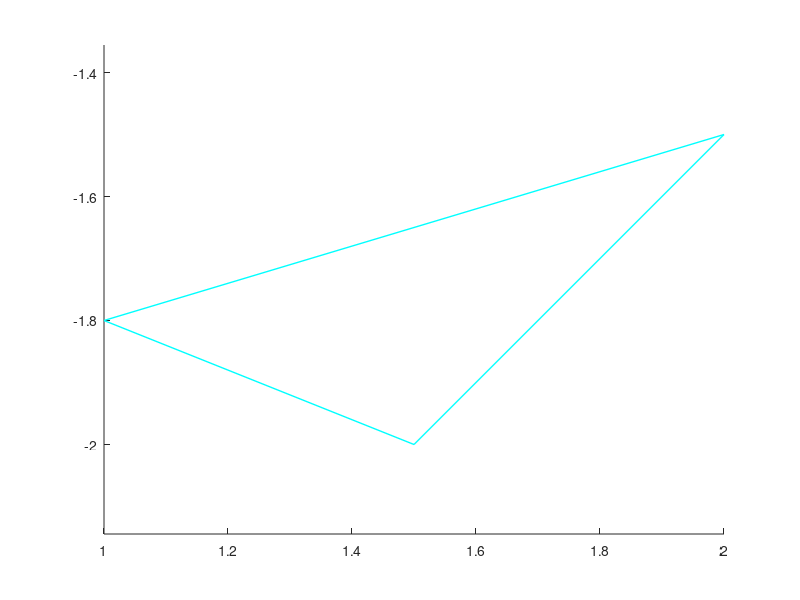

This figure's MATLAB source: (Note: this script raises an error after producing the figure.)
A0=[1.5, -2];
B0=[2, -1.5];
C0=[1,-1.8];
figure(1);
hold on;
axis equal;
line([A0(1),B0(1)],[A0(2),B0(2)],'color','cyan','LineStyle','-','LineWidth',1);
line([A0(1),C0(1)],[A0(2),C0(2)],'color','cyan','LineStyle','-','LineWidth',1);
line([B0(1),C0(1)],[B0(2),C0(2)],'color','cyan','LineStyle','-','LineWidth',1);
a0=norm(B0-C0);
b0=norm(A0-C0);
c0=norm(A0-B0);
delta=min([a0,b0,c0]);
%delta=gcd(round(c0*100),gcd(round(b0*100),round(a0*100)))/10000.0;
A=[0, 0];
B=[9, 8];
C=[-2,6];
[O,r]=inscribedCircle(A,B,C);
%circle(O(1),O(2),r);

BO=O-B;
OD=r*BO/norm(BO);
D=O+OD;
%text(D(1),D(2),'D','HorizontalAlignment','left','FontSize',12);
%line([D(1),O(1)],[D(2),O(2)],'LineStyle','-','color','red','LineWidth',1);
CO=O-C;
OE=r*CO/norm(CO);
E=O+OE;
%text(E(1),E(2),'E','HorizontalAlignment','left','FontSize',12);
%line([E(1),O(1)],[E(2),O(2)],'LineStyle','-','color','red','LineWidth',1);
AO=O-A;
OF=r*AO/norm(AO);
F=O+OF;
%text(F(1),F(2),'F','HorizontalAlignment','left','FontSize',12);
%line([F(1),O(1)],[F(2),O(2)],'LineStyle','-','color','red','LineWidth',1);
points=[];
minlength=min([norm(A-B),norm(A-C),norm(B-C)]);

N1=round(norm(A-B)/delta);
N2=round(norm(A-C)/delta);
N3=round(norm(B-C)/delta);
N=round(log2(min([N1,N2,N3])))-1;

figure(2);
hold on;
axis equal;
plot(O(1),O(2),'o','color','red');
r1=(norm(A-B)/maxlength);
r2=(norm(A-C)/maxlength);
r3=(norm(B-C)/maxlength);

text(A(1),A(2),'A','HorizontalAlignment','left','FontSize',12);
text(B(1),B(2),'B','HorizontalAlignment','left','FontSize',12);
text(C(1),C(2),'C','HorizontalAlignment','left','FontSize',12);
for i=1:N
    OAi=-AO*i/N;
    Ai=O+OAi;
    OBi=-BO*i/N;
    Bi=O+OBi;
    OCi=-CO*i/N;
    Ci=O+OCi;
    plot(Ai(1),Ai(2),'x');
    plot(Bi(1),Bi(2),'x');
    plot(Ci(1),Ci(2),'x');
    line([Ai(1),Bi(1)],[Ai(2),Bi(2)],'color','cyan','LineStyle','-','LineWidth',1);
    line([Ai(1),Ci(1)],[Ai(2),Ci(2)],'color','cyan','LineStyle','-','LineWidth',1);
    line([Bi(1),Ci(1)],[Bi(2),Ci(2)],'color','cyan','LineStyle','-','LineWidth',1);
    points=[points;Ai;Bi;Ci];
    MI=2^(N-i);
    k1=fix(N1/MI);
    k2=fix(N2/MI);
    k3=fix(N3/MI);
    for j=1:k1-1
        pij=Ai*(1-j/k1)+Bi*(j/k1);
        points=[points;pij];
        plot(pij(1),pij(2),'x');
    end
    for j=1:k2-1
        pij=Ai*(1-j/k2)+Ci*(j/k2);
        points=[points;pij];
        plot(pij(1),pij(2),'x');
    end
     for j=1:k3-1
        pij=Bi*(1-j/k3)+Ci*(j/k3);
        points=[points;pij];
        plot(pij(1),pij(2),'x');
    end
end
plot(A(1),A(2),'o');
plot(B(1),B(2),'o');
plot(C(1),C(2),'o');
t=delaunay(points(:,1),points(:,2));
figure(3);
hold on;
title('Output Triangulation','fontsize',14)
axis equal;
triplot(t,points(:,1),points(:,2),'color','b')%plot della superficie trattata
for i=1:N
    OAi=-AO*i/N;
    Ai=O+OAi;
    OBi=-BO*i/N;
    Bi=O+OBi;
    OCi=-CO*i/N;
    Ci=O+OCi;
    line([Ai(1),Bi(1)],[Ai(2),Bi(2)],'color','cyan','LineStyle','-','LineWidth',2);
    line([Ai(1),Ci(1)],[Ai(2),Ci(2)],'color','cyan','LineStyle','-','LineWidth',2);
    line([Bi(1),Ci(1)],[Bi(2),Ci(2)],'color','cyan','LineStyle','-','LineWidth',2);
end
line([A0(1),B0(1)],[A0(2),B0(2)],'color','red','LineStyle','-','LineWidth',2);
line([A0(1),C0(1)],[A0(2),C0(2)],'color','red','LineStyle','-','LineWidth',2);
line([B0(1),C0(1)],[B0(2),C0(2)],'color','red','LineStyle','-','LineWidth',2);
%view(-37.5,30);
